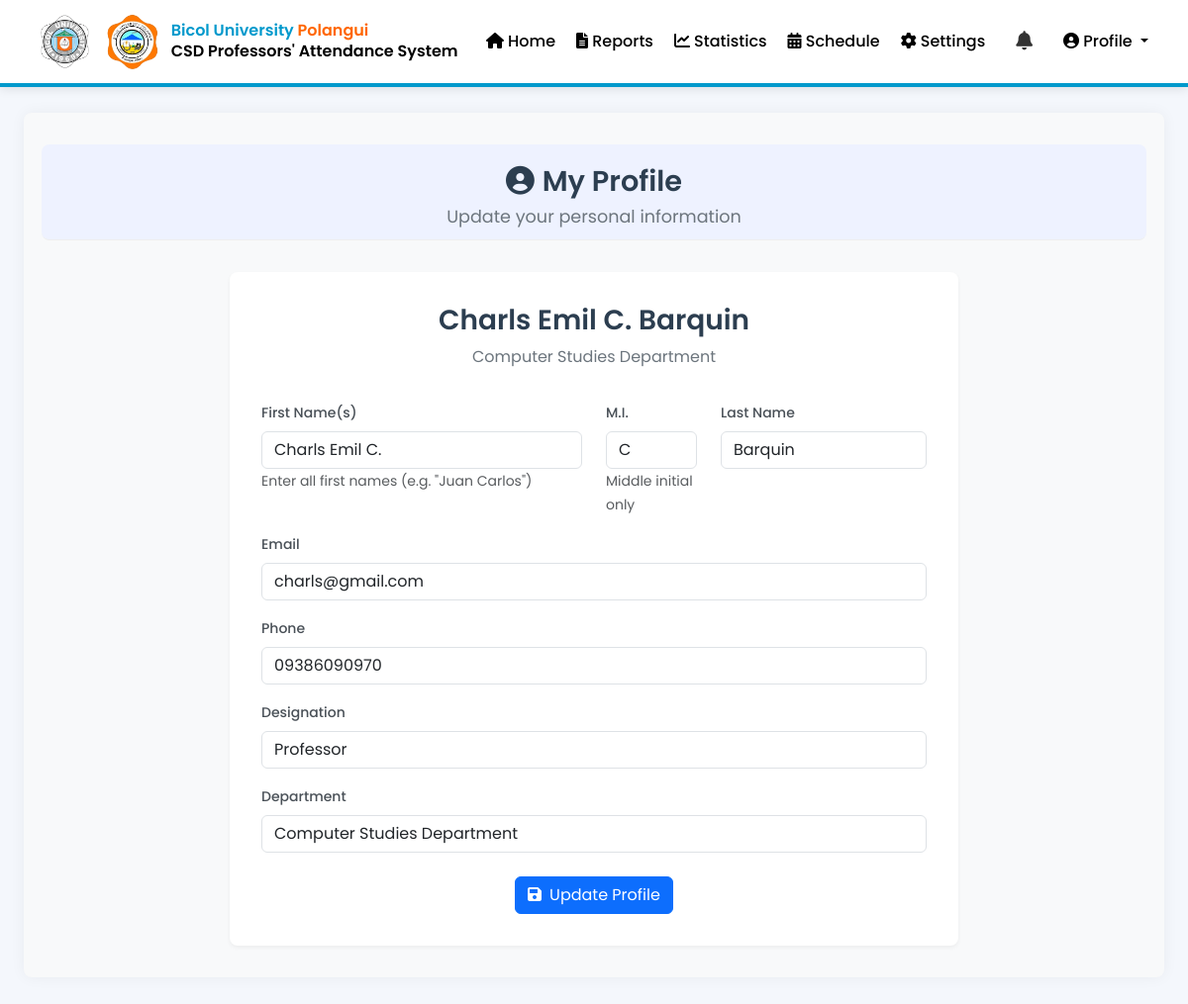
Page /pages/profile.php (signed in) on the committed database.
### tables this page shows
CREATE TABLE `professors` (
  `id` int(11) NOT NULL,
  `name` varchar(100) NOT NULL,
  `email` varchar(100) NOT NULL,
  `designation` varchar(50) DEFAULT NULL,
  `profile_image` varchar(255) DEFAULT NULL,
  `created_at` timestamp NOT NULL DEFAULT current_timestamp(),
  `status` enum('active','pending') DEFAULT 'active',
  `approved_at` datetime DEFAULT NULL,
  `approved_by` int(11) DEFAULT NULL,
  `department` varchar(100) NOT NULL DEFAULT 'Computer Studies Department',
  `phone` varchar(20) NOT NULL,
  `username` varchar(50) DEFAULT NULL,
  `password` varchar(255) DEFAULT NULL,
  `login_attempts` int(11) DEFAULT 0,
  `last_attempt` datetime DEFAULT NULL,
  `account_locked` tinyint(1) DEFAULT 0,
  `lock_until` datetime DEFAULT NULL,
  `last_failed_attempt_ip` varchar(45) DEFAULT NULL
);

### pages/profile.php (the view, shortened to what this page needs)
<?php
require_once '../includes/session.php';
$professor = [
    'name' => '',
    'email' => '',
    'designation' => '',
    'department' => 'Computer Studies Department',
    'phone' => ''
];
$first_name = '';
$middle_initial = '';
$last_name = '';
$professor_id = $_SESSION['professor_id'];
$stmt = $conn->prepare("SELECT id, name, email, designation, department, phone FROM professors WHERE id = ?");
$stmt->bind_param("i", $professor_id);
if ($stmt->execute()) {
    $result = $stmt->get_result();
    if ($result->num_rows > 0) {
        $professor = $result->fetch_assoc();
        $name_parts = explode(' ', $professor['name']);
        $last_name = array_pop($name_parts);
        if (count($name_parts) > 1) {
            $middle_initial = substr(end($name_parts), 0, 1);
        }
        $first_name = implode(' ', $name_parts);
    } else {
        $showModal = true;
        $modalTitle = 'Error';
        $modalMessage = 'Professor record not found!';
        $modalType = 'danger';
    }
} else {
    $showModal = true;
    $modalTitle = 'Database Error';
    $modalMessage = $conn->error;
    $modalType = 'danger';
}
?>
<!DOCTYPE html>
<html lang="en">
<head>
    <link rel="stylesheet" href="https://cdn.jsdelivr.net/npm/bootstrap@5.3.0/dist/css/bootstrap.min.css">
    <link rel="stylesheet" href="https://cdnjs.cloudflare.com/ajax/libs/font-awesome/6.4.0/css/all.min.css">
    <link rel="stylesheet" href="../assets/css/style.css">
    <link rel="stylesheet" href="../assets/css/attendance-report.css">
</head>
<body>
    <?php include '../includes/navbar.php'; ?>
    <div class="container-fluid py-4">
        <div class="main-container">
            <div class="container">
                <div class="page-header">
                    <h1><i class="fas fa-user-circle me-2"></i>My Profile</h1>
                    <p class="page-subtitle">Update your personal information</p>
                </div>
                <div class="row justify-content-center">
                    <div class="col-lg-8">
                        <div class="profile-card">
                            <div class="profile-header">
                                <h3><?php echo htmlspecialchars($professor['name']); ?></h3>
                                <p class="mb-0"><?php echo htmlspecialchars($professor['department']); ?></p>
                            </div>
                            <form method="POST" id="profileForm">
                                <div class="row mb-3">
                                    <div class="col-md-6">
                                        <label for="first_name" class="form-label">First Name(s)</label>
                                        <input type="text" class="form-control" id="first_name" name="first_name"
                                            value="<?php echo htmlspecialchars($first_name); ?>" required>
                                        <small class="text-muted">Enter all first names (e.g. "Juan Carlos")</small>
                                    </div>
                                    <div class="col-md-2">
                                        <label for="middle_initial" class="form-label">M.I.</label>
                                        <input type="text" class="form-control middle-initial-field" id="middle_initial"
                                            name="middle_initial" maxlength="1"
                                            value="<?php echo htmlspecialchars($middle_initial); ?>">
                                        <small class="text-muted">Middle initial only</small>
                                    </div>
                                    <div class="col-md-4">
                                        <label for="last_name" class="form-label">Last Name</label>
                                        <input type="text" class="form-control" id="last_name" name="last_name"
                                            value="<?php echo htmlspecialchars($last_name); ?>" required>
                                    </div>
                                </div>
                                <div class="mb-3">
                                    <label for="email" class="form-label">Email</label>
                                    <input type="email" class="form-control" id="email" name="email"
                                        value="<?php echo htmlspecialchars($professor['email']); ?>" required>
                                </div>
                                <div class="mb-3">
                                    <label for="phone" class="form-label">Phone</label>
                                    <input type="tel" class="form-control" id="phone" name="phone"
                                        value="<?php echo htmlspecialchars($professor['phone']); ?>" required
                                        pattern="[0-9]{10,15}" title="Please enter a valid phone number">
                                </div>
                                <div class="mb-3">
                                    <label for="designation" class="form-label">Designation</label>
                                    <input type="text" class="form-control" id="designation" name="designation"
                                        value="<?php echo htmlspecialchars($professor['designation']); ?>">
                                </div>
                                <div class="mb-3">
                                    <label for="department" class="form-label">Department</label>
                                    <input type="text" class="form-control" id="department"
                                        value="<?php echo htmlspecialchars($professor['department']); ?>" readonly>
                                </div>
                                <div class="button-container">
                                    <button type="submit" class="btn btn-primary">
                                        <i class="fas fa-save me-2"></i>Update Profile
                                    </button>
                                </div>
                            </form>
                        </div>
                    </div>
                </div>
            </div>
        </div>
    </div>
</body>
</html>

### assets/css/style.css (style rules this page uses)
body { background: #f4f7fc !important; font-family: "Poppins", sans-serif; overflow-x: hidden; padding-top: 70px; }

### assets/css/attendance-report.css (style rules this page uses)
:root { --primary: #4361ee; --primary-light: #eef2ff; --secondary: #64748b; --success: #10b981; --danger: #ef4444; --warning: #f59e0b; --dark: #1e293b; --light: #f8fafc; --border: #e2e8f0; }
body { font-family: 'Inter', sans-serif; background-color: var(--light); color: var(--dark); }
.main-container { background-color: #fff; border-radius: 8px; box-shadow: 0 0 15px rgba(0, 0, 0, 0.05); margin: 20px auto; padding: 25px; max-width: 98%; }
.page-header { margin-bottom: 30px; padding: 20px; background-color: var(--primary-light) !important; border-radius: 8px; text-align: center; }
.page-header h1 { font-size: 1.8rem; font-weight: 600; color: #333; margin-bottom: 5px; }
.page-header p { margin-bottom: 0; color: #6c757d; }
.form-label { font-weight: 500; font-size: 0.875rem; color: var(--dark); margin-bottom: 0.5rem; }
.form-control, .form-select { border-radius: 0.5rem; border: 1px solid var(--border); padding: 0.5rem 0.75rem; font-size: 0.875rem; transition: border-color 0.2s ease, box-shadow 0.2s ease; }
.btn-primary { background-color: var(--primary); border-color: var(--primary); border-radius: 0.5rem; padding: 0.5rem 1rem; font-weight: 500; transition: all 0.2s ease; }

### pages/profile.php (style rules this page uses)
:root { --primary-color: #4e73df; --success-color: #1cc88a; --info-color: #36b9cc; --warning-color: #f6c23e; --danger-color: #e74a3b; --secondary-color: #858796; --light-color: #f8f9fc; }
.main-container { background-color: #f8f9fa; min-height: calc(100vh - 56px); padding: 2rem 0; }
.page-header { margin-bottom: 2rem; padding-bottom: 10px; border-bottom: 1px solid #eee; }
.page-header h1 { font-weight: 600; color: #2c3e50; }
.page-subtitle { color: #6c757d; font-size: 1.1rem; }
.profile-card { background: white; border-radius: 8px; box-shadow: 0 2px 4px rgba(0,0,0,0.05); padding: 2rem; }
.profile-header { text-align: center; margin-bottom: 2rem; }
.profile-header h3 { font-weight: 600; color: #2c3e50; margin-bottom: 0.5rem; }
.profile-header p { color: #6c757d; }
.form-label { font-weight: 500; color: #495057; }
.form-control { padding: 0.5rem 0.75rem; border-radius: 4px; border: 1px solid #ced4da; }
.btn-primary { background-color: var(--primary-color); border-color: var(--primary-color); padding: 0.5rem 1.5rem; font-weight: 500; }
.button-container { text-align: center; margin-top: 1.5rem; }
.middle-initial-field { text-transform: uppercase; }

### includes/navbar.php (style rules this page uses)
body { font-family: 'Poppins', sans-serif; padding-top: 70px; transition: background-color 0.3s ease-in-out; }

### rows in the picture
professors: name "Charls Emil C. Barquin", department "Computer Studies Department", email "charls@gmail.com", phone "09386090970", designation "Professor"
